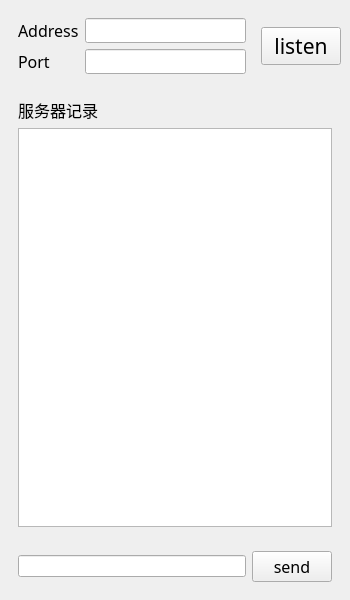
<?xml version="1.0" encoding="UTF-8"?>
<ui version="4.0">
 <class>MainWindow</class>
 <widget class="QMainWindow" name="MainWindow">
  <property name="geometry">
   <rect>
    <x>0</x>
    <y>0</y>
    <width>350</width>
    <height>600</height>
   </rect>
  </property>
  <property name="windowTitle">
   <string>MainWindow</string>
  </property>
  <widget class="QWidget" name="centralwidget">
   <layout class="QVBoxLayout" name="verticalLayout_2">
    <item>
     <layout class="QHBoxLayout" name="horizontalLayout_2">
      <item>
       <widget class="QWidget" name="widget" native="true">
        <layout class="QGridLayout" name="gridLayout">
         <item row="1" column="1">
          <widget class="QLineEdit" name="lineEditPort">
           <property name="font">
            <font>
             <family>华文隶书</family>
            </font>
           </property>
          </widget>
         </item>
         <item row="0" column="1">
          <widget class="QLineEdit" name="lineEditAddress">
           <property name="font">
            <font>
             <family>华文隶书</family>
             <pointsize>9</pointsize>
            </font>
           </property>
          </widget>
         </item>
         <item row="1" column="0">
          <widget class="QLabel" name="label_2">
           <property name="font">
            <font>
             <family>Maiandra GD</family>
             <pointsize>12</pointsize>
            </font>
           </property>
           <property name="text">
            <string>Port</string>
           </property>
          </widget>
         </item>
         <item row="0" column="0">
          <widget class="QLabel" name="label">
           <property name="sizePolicy">
            <sizepolicy hsizetype="Maximum" vsizetype="Preferred">
             <horstretch>0</horstretch>
             <verstretch>0</verstretch>
            </sizepolicy>
           </property>
           <property name="font">
            <font>
             <family>Maiandra GD</family>
             <pointsize>12</pointsize>
            </font>
           </property>
           <property name="text">
            <string>Address</string>
           </property>
          </widget>
         </item>
        </layout>
       </widget>
      </item>
      <item>
       <widget class="QPushButton" name="listenBtn">
        <property name="enabled">
         <bool>true</bool>
        </property>
        <property name="sizePolicy">
         <sizepolicy hsizetype="Minimum" vsizetype="Fixed">
          <horstretch>0</horstretch>
          <verstretch>0</verstretch>
         </sizepolicy>
        </property>
        <property name="font">
         <font>
          <family>Maiandra GD</family>
          <pointsize>16</pointsize>
          <underline>false</underline>
         </font>
        </property>
        <property name="text">
         <string>listen</string>
        </property>
       </widget>
      </item>
     </layout>
    </item>
    <item>
     <widget class="QWidget" name="widget_2" native="true">
      <layout class="QVBoxLayout" name="verticalLayout">
       <item>
        <widget class="QLabel" name="label_3">
         <property name="font">
          <font>
           <family>华文隶书</family>
           <pointsize>12</pointsize>
          </font>
         </property>
         <property name="text">
          <string>服务器记录</string>
         </property>
        </widget>
       </item>
       <item>
        <widget class="QTextEdit" name="chatRecord"/>
       </item>
      </layout>
     </widget>
    </item>
    <item>
     <widget class="QWidget" name="widget_3" native="true">
      <layout class="QHBoxLayout" name="horizontalLayout">
       <item>
        <widget class="QLineEdit" name="lineEditSend"/>
       </item>
       <item>
        <widget class="QPushButton" name="sendBtn">
         <property name="font">
          <font>
           <family>华文隶书</family>
           <pointsize>12</pointsize>
          </font>
         </property>
         <property name="text">
          <string>send</string>
         </property>
        </widget>
       </item>
      </layout>
     </widget>
    </item>
   </layout>
  </widget>
 </widget>
 <resources/>
 <connections/>
</ui>
